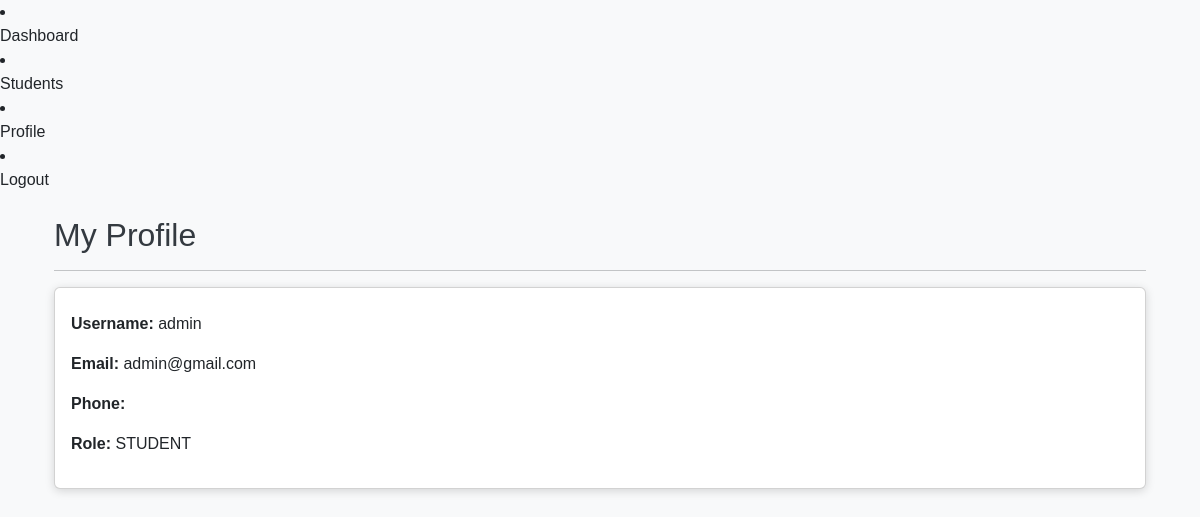
Page /accounts/profile/ (signed in) on the earlier database version.
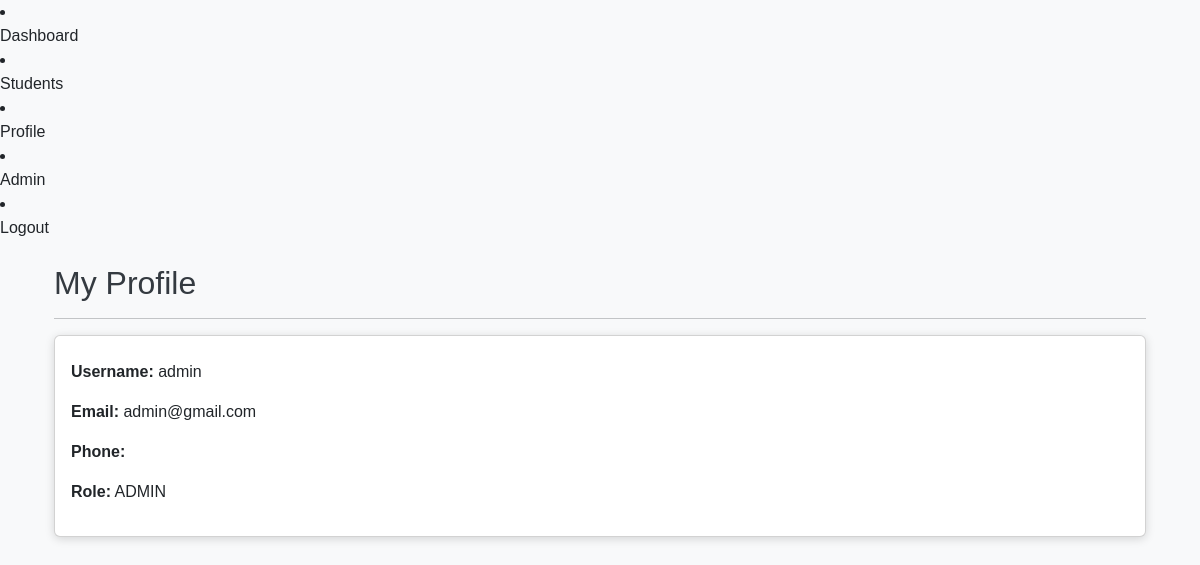
Same page on the later database version.
### accounts/models.py (models this page shows, shortened)
class CustomUser(AbstractUser):
    ROLE_CHOICES=(
        ('ADMIN','Admin'),
        ('STUDENT','Student'),
        ('TEACHER','Teacher')
    )
    phone=models.CharField(max_length=20,blank=True)
    profile_picture=models.ImageField(upload_to='profile_pictures',blank=True,null=True)
    role=models.CharField(max_length=20,choices=ROLE_CHOICES,default='STUDENT')

### accounts/views.py (the view)
# urls.py: path("profile/", ProfileView.as_view(), name="profile"),
class ProfileView(LoginRequiredMixin, TemplateView):
    template_name = "registration/profile.html"

### templates/registration/profile.html (shortened to what this page needs)
{% extends 'base.html' %}
{% block content %}
<div class="container mt-4">
<h2>My Profile</h2>
<hr>
<div class="card">
<div class="card-body">
<p>
<strong>Username:</strong>
{{ user.username }}
</p>
<p>
<strong>Email:</strong>
{{ user.email }}
</p>
<p>
<strong>Phone:</strong>
</p>
<p>
<strong>Role:</strong>
{{ user.role }}
</p>
</div>
</div>
</div>
{% endblock %}

Differences in the rows shown:
changed CustomUser "admin": role "STUDENT" → "ADMIN"
Other differences:
text now shown: "Admin"
